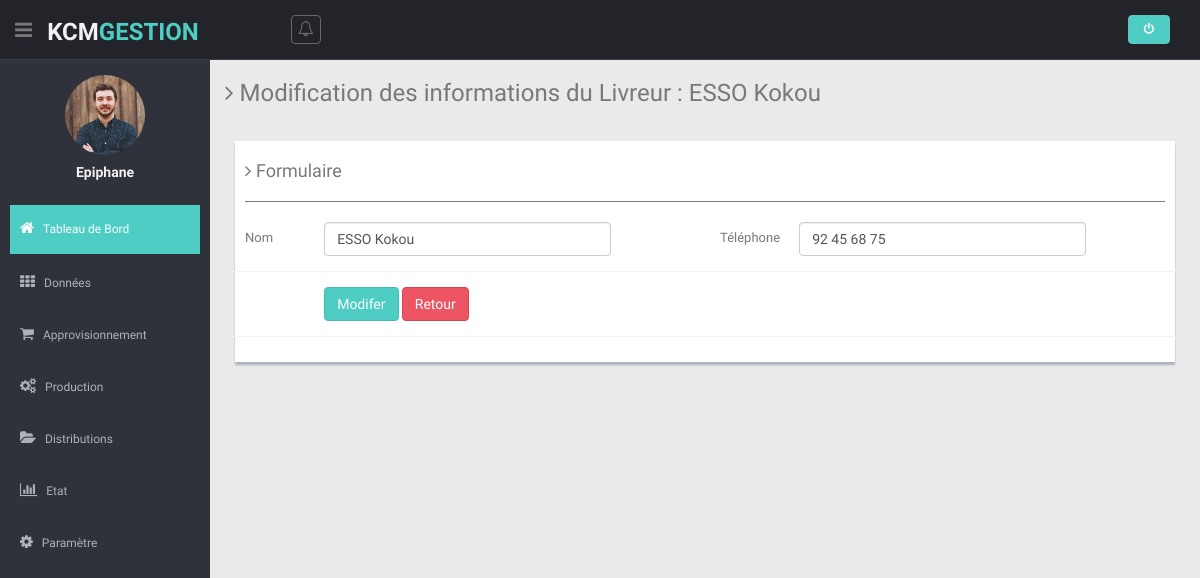
The app's page /views/upLivreur.php?id_liv=2 (signed in) with its own data.
### tables this page shows
CREATE TABLE `users` (
  `id_users` int(11) NOT NULL,
  `username` varchar(64) NOT NULL,
  `email` varchar(64) NOT NULL,
  `password` varchar(128) NOT NULL,
  `dateCreate` date DEFAULT NULL
);

CREATE TABLE `livreur` (
  `idLivreur` int(11) NOT NULL,
  `nom_dis` varchar(64) NOT NULL,
  `telephone_dis` varchar(255) NOT NULL,
  `user_create` varchar(64) DEFAULT NULL,
  `date_create` date DEFAULT NULL
);

### models/modelLogin.php (called while the page is built, shortened)
<?php
class DemoLib
{
    public function UserDetails($user_id)
    {
        try {
            $db = dbConnect();
            $query = $db->prepare("SELECT id_users, username, email FROM users WHERE id_users=:id_users");
            $query->bindParam("id_users", $user_id, PDO::PARAM_STR);
            $query->execute();
            if ($query->rowCount() > 0) {
                return $query->fetch(PDO::FETCH_OBJ);
            }
        } catch (PDOException $e) {
            exit($e->getMessage());
        }
    }
}

### models/modelLivreur.php (called while the page is built, shortened)
<?php
class ModelLivreur
{
    public function idLivreur($idLiv)
    {
        try {
            $db = dbConnect();
            $query = $db->prepare("SELECT idLivreur, nom_dis, telephone_dis FROM livreur WHERE idLivreur=?");
            $query->execute(array($idLiv));
            if ($query->rowCount() > 0) {
                return $query->fetch(PDO::FETCH_OBJ);
            }
        } catch (PDOException $e) {
            exit($e->getMessage());
        }
    }
}

### controller/controllerLivreur.php (called while the page is built, shortened)
<?php
require  '../models/modelLivreur.php';
$livreur = new ModelLivreur();
if(isset($_GET['id_liv'])){
    $idUpLiv = $_GET['id_liv'];
$lireLivreur = $livreur->idLivreur($idUpLiv);
}

### views/upLivreur.php (the view)
<?php $title = 'upDate Livreur';
require('head.php');
require('header.php');
require('sibar.php');
require  '../controller/controllerLivreur.php';
?>
<section class="wrapper">
  <h3><i class="fa fa-angle-right"></i> Modification des informations du Livreur : <?= $lireLivreur->nom_dis; ?></h3>
  <div class="row mt">
    <div class="col-lg-12">
      <div class="form-panel">
        <h4><i class="fa fa-angle-right"></i> Formulaire</h4>
        <hr>
        <div class=" form">
          <form class="cmxform form-horizontal style-form" id="commentForm" method="POST" action="upLivreur.php?id_liv=<?= $lireLivreur->idLivreur; ?>">
            <div class="row">
              <div class="col-xs-6 col-sm-6">
                <div class="form-group ">
                  <label for="cname" class="control-label col-lg-2">Nom </label>
                  <div class="col-lg-8">
                    <input class=" form-control" id="cname" name="nomLiv" minlength="2" type="text" value="<?= $lireLivreur->nom_dis; ?>" />
                  </div>
                </div>
              </div>
              <div class="col-xs-6 col-sm-6">
                <div class="form-group ">
                  <label for="cname" class="control-label col-lg-2">Téléphone</label>
                  <div class="col-lg-8">
                    <input class=" form-control" id="cname" name="telLivreur" minlength="2" type="text" value="<?= $lireLivreur->telephone_dis; ?>" />
                  </div>
                </div>
              </div>
            </div>
            <div class="form-group">
              <div class="col-lg-offset-1 col-lg-8">
                <button class="btn btn-theme" type="submit" name="btnUpLivreur">Modifer</button>
                <a href="listeLivreur.php" class="btn btn-theme04" type="reset">Retour</a>
              </div>
            </div>
          </form>
        </div>
      </div>
    </div>
  </div>
</section>
<?php
require_once('foot.php');
?>

### views/sibar.php (shortened to what this page needs)
<aside>
  <div id="sidebar" class="nav-collapse ">
    <ul class="sidebar-menu" id="nav-accordion">
      <p class="centered"><a href="profile.html"><img src="img/ui-sam.jpg" class="img-circle" width="80"></a></p>
      <h5 class="centered"><?= $user->username;
                            ?></h5>
      <li class="mt">
        <a class="active" href="accueil.php">
          <i class="fa fa-home"></i>
          <span>Tableau de Bord</span>
        </a>
      </li>
      <li class="sub-menu">
        <a href="javascript:;">
          <i class="fa fa-th"></i>
          <span>Données</span>
        </a>
      </li>
      <li class="sub-menu">
        <a href="javascript:;">
          <i class="fa fa-shopping-cart"></i>
          <span>Approvisionnement</span>
        </a>
      </li>
      <li class="sub-menu">
        <a href="javascript:;">
          <i class="fa fa-cogs"></i>
          <span>Production</span>
        </a>
      </li>
      <li class="sub-menu">
        <a href="javascript:;">
          <i class="fa fa-folder-open"></i>
          <span>Distributions</span>
        </a>
      </li>
      <li class="sub-menu">
        <a href="javascript:;">
          <i class="fa fa-bar-chart-o"></i>
          <span>Etat</span>
        </a>
      </li>
      <li class="sub-menu">
        <a href="javascript:;">
          <i class="fa fa-cog"></i>
          <span>Paramètre</span>
        </a>
      </li>
    </ul>
  </div>
</aside>
<section id="main-content">

### views/css/style.css (style rules this page uses)
body { color: #797979; background: #eaeaea; font-family: 'Ruda', sans-serif; padding: 0px !important; margin: 0px !important; font-size:13px; }
ul li { list-style: none; }
a, a:hover, a:focus { text-decoration: none; outline: none; }
.btn-theme { color: #fff; background-color: #4ECDC4; border-color: #48bcb4; }
.btn-theme04 { color: #fff; background-color: #ed5565; border-color: #da4453; }
hr { margin-top: 20px; margin-bottom: 20px; border: 0; border-top: 1px solid #797979; }
.centered { text-align: center; }
.mt { margin-top: 25px; }
#sidebar { width: 210px; height: 100%; position: fixed; background: #2f323a; }
#sidebar h5 { color: #f2f2f2; font-weight: 700; }
#sidebar ul li { position: relative; }
ul.sidebar-menu , ul.sidebar-menu li ul.sub { margin: -2px 0 0; padding: 0; }
ul.sidebar-menu { margin-top: 75px; }
ul.sidebar-menu li { margin-bottom: 5px; margin-left:10px; margin-right:10px; }
ul.sidebar-menu li.sub-menu { line-height: 15px; }
ul.sidebar-menu li a span { display: inline-block; }
ul.sidebar-menu li a { color: #aeb2b7; text-decoration: none; display: block; padding: 15px 0 15px 10px; font-size: 12px; outline: none; -webkit-transition: all 0.3s ease; -moz-transition: all 0.3s ease; -o-transition: all 0.3s ease; -ms-transition: all 0.3s ease; transition: all 0.3s ease; }
ul.sidebar-menu li a.active, ul.sidebar-menu li a:hover, ul.sidebar-menu li a:focus { background: #4ECDC4; color: #fff; display: block; -webkit-transition: all 0.3s ease; -moz-transition: all 0.3s ease; -o-transition: all 0.3s ease; -ms-transition: all 0.3s ease; transition: all 0.3s ease; }
ul.sidebar-menu li a i { font-size: 15px; padding-right: 6px; }
ul.sidebar-menu li a.active i { color: #fff; }
#main-content { margin-left: 210px; }
.wrapper { display: inline-block; margin-top: 60px; padding-left: 15px; padding-right: 15px; padding-bottom: 15px; padding-top: 0px; width: 100%; }
.form-panel { background: #ffffff; margin: 10px; padding: 10px; box-shadow: 0px 3px 2px #aab2bd; text-align: left; }
label { font-weight: 400; }
.form-horizontal.style-form .form-group { border-bottom: 1px solid #eff2f7; padding-bottom: 15px; margin-bottom: 15px; }
@media (min-width: 768px) { .form-horizontal .control-label { text-align: left; } }

### records on screen
users: username "Epiphane"
livreur: nom_dis "ESSO Kokou", nomLiv "ESSO Kokou", telLivreur "92 45 68 75"
